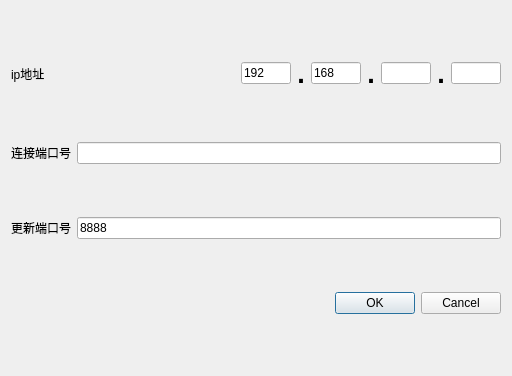
<?xml version="1.0" encoding="UTF-8"?>
<ui version="4.0">
 <class>DLogDataChange</class>
 <widget class="QDialog" name="DLogDataChange">
  <property name="geometry">
   <rect>
    <x>0</x>
    <y>0</y>
    <width>512</width>
    <height>376</height>
   </rect>
  </property>
  <property name="windowTitle">
   <string>Dialog</string>
  </property>
  <layout class="QGridLayout" name="gridLayout">
   <item row="0" column="0">
    <layout class="QHBoxLayout" name="horizontalLayout_2">
     <item>
      <widget class="QLabel" name="label">
       <property name="text">
        <string>ip地址</string>
       </property>
      </widget>
     </item>
     <item>
      <layout class="QHBoxLayout" name="horizontalLayout">
       <item>
        <widget class="QLineEdit" name="liEdIpOne">
         <property name="maximumSize">
          <size>
           <width>50</width>
           <height>16777215</height>
          </size>
         </property>
         <property name="text">
          <string>192</string>
         </property>
        </widget>
       </item>
       <item>
        <widget class="QLabel" name="label_3">
         <property name="sizePolicy">
          <sizepolicy hsizetype="Fixed" vsizetype="Fixed">
           <horstretch>0</horstretch>
           <verstretch>0</verstretch>
          </sizepolicy>
         </property>
         <property name="font">
          <font>
           <pointsize>20</pointsize>
           <weight>75</weight>
           <bold>true</bold>
          </font>
         </property>
         <property name="text">
          <string>.</string>
         </property>
         <property name="alignment">
          <set>Qt::AlignCenter</set>
         </property>
        </widget>
       </item>
       <item>
        <widget class="QLineEdit" name="liEdIpTwo">
         <property name="maximumSize">
          <size>
           <width>50</width>
           <height>16777215</height>
          </size>
         </property>
         <property name="text">
          <string>168</string>
         </property>
        </widget>
       </item>
       <item>
        <widget class="QLabel" name="label_4">
         <property name="sizePolicy">
          <sizepolicy hsizetype="Fixed" vsizetype="Fixed">
           <horstretch>0</horstretch>
           <verstretch>0</verstretch>
          </sizepolicy>
         </property>
         <property name="font">
          <font>
           <pointsize>20</pointsize>
           <weight>75</weight>
           <bold>true</bold>
          </font>
         </property>
         <property name="text">
          <string>.</string>
         </property>
         <property name="alignment">
          <set>Qt::AlignCenter</set>
         </property>
        </widget>
       </item>
       <item>
        <widget class="QLineEdit" name="liEdIpThree">
         <property name="maximumSize">
          <size>
           <width>50</width>
           <height>16777215</height>
          </size>
         </property>
        </widget>
       </item>
       <item>
        <widget class="QLabel" name="label_5">
         <property name="sizePolicy">
          <sizepolicy hsizetype="Fixed" vsizetype="Fixed">
           <horstretch>0</horstretch>
           <verstretch>0</verstretch>
          </sizepolicy>
         </property>
         <property name="font">
          <font>
           <pointsize>20</pointsize>
           <weight>75</weight>
           <bold>true</bold>
          </font>
         </property>
         <property name="text">
          <string>.</string>
         </property>
         <property name="alignment">
          <set>Qt::AlignCenter</set>
         </property>
        </widget>
       </item>
       <item>
        <widget class="QLineEdit" name="liEdIpFour">
         <property name="maximumSize">
          <size>
           <width>50</width>
           <height>16777215</height>
          </size>
         </property>
        </widget>
       </item>
      </layout>
     </item>
    </layout>
   </item>
   <item row="1" column="0">
    <layout class="QHBoxLayout" name="horizontalLayout_3">
     <item>
      <widget class="QLabel" name="label_2">
       <property name="text">
        <string>连接端口号</string>
       </property>
      </widget>
     </item>
     <item>
      <widget class="QLineEdit" name="liEdPort"/>
     </item>
    </layout>
   </item>
   <item row="2" column="0">
    <layout class="QHBoxLayout" name="horizontalLayout_4">
     <item>
      <widget class="QLabel" name="label_6">
       <property name="text">
        <string>更新端口号</string>
       </property>
      </widget>
     </item>
     <item>
      <widget class="QLineEdit" name="liEdUpdatePort">
       <property name="text">
        <string>8888</string>
       </property>
      </widget>
     </item>
    </layout>
   </item>
   <item row="3" column="0">
    <widget class="QDialogButtonBox" name="buttonBox">
     <property name="orientation">
      <enum>Qt::Horizontal</enum>
     </property>
     <property name="standardButtons">
      <set>QDialogButtonBox::Cancel|QDialogButtonBox::Ok</set>
     </property>
    </widget>
   </item>
  </layout>
 </widget>
 <resources/>
 <connections>
  <connection>
   <sender>buttonBox</sender>
   <signal>accepted()</signal>
   <receiver>DLogDataChange</receiver>
   <slot>accept()</slot>
   <hints>
    <hint type="sourcelabel">
     <x>248</x>
     <y>254</y>
    </hint>
    <hint type="destinationlabel">
     <x>157</x>
     <y>274</y>
    </hint>
   </hints>
  </connection>
  <connection>
   <sender>buttonBox</sender>
   <signal>rejected()</signal>
   <receiver>DLogDataChange</receiver>
   <slot>reject()</slot>
   <hints>
    <hint type="sourcelabel">
     <x>316</x>
     <y>260</y>
    </hint>
    <hint type="destinationlabel">
     <x>286</x>
     <y>274</y>
    </hint>
   </hints>
  </connection>
 </connections>
</ui>
